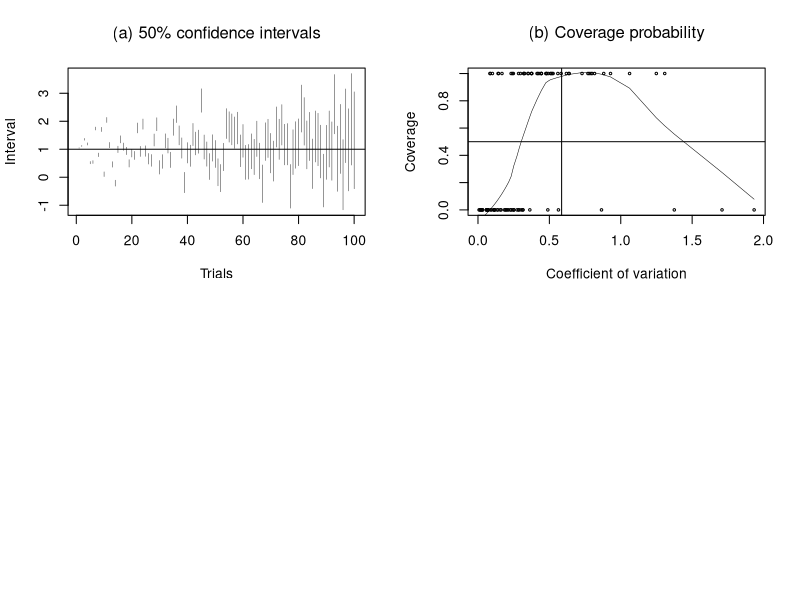

This figure's R source:
# Example 5.17
# checking the coverage of x(1) to x(2)

.Random.seed<- c(0,1900,90,9)   # seed
n<- 100
  mu<-1
  x<- matrix(rnorm(n*2),ncol=2) + mu
  xmin<- apply(x,1,min)
  xmax<- apply(x,1,max)
  width<- xmax-xmin

ord<- order(width)
  xmin<- xmin[ord]
  xmax<- xmax[ord]


par(mfrow=c(2,2))
plot(c(1,n),range(x),xlab='Trials',ylab='Interval',type='n')
abline(h=mu)
for (i in 1:n){
   lines(c(i,i),c(xmin[i],xmax[i]),lwd=.4)
}
title(expression('(a) 50% confidence intervals'))

width<- xmax-xmin
  cv <- width/sqrt(2)/abs(xmin+xmax)

cover<- (xmin < mu ) & (mu< xmax)
plot(cv[cv<2],cover[cv<2],
    xlab='Coefficient of variation',
    ylab='Coverage',type='n')
  points(cv[cv<2],cover[cv<2],cex=.4)
  lines(lowess(cv[cv<2],cover[cv<2]),lwd = .5)
  abline(h=0.5)
  abline(v=sqrt(2)/(1+sqrt(2)))
  title(expression('(b) Coverage probability'))
